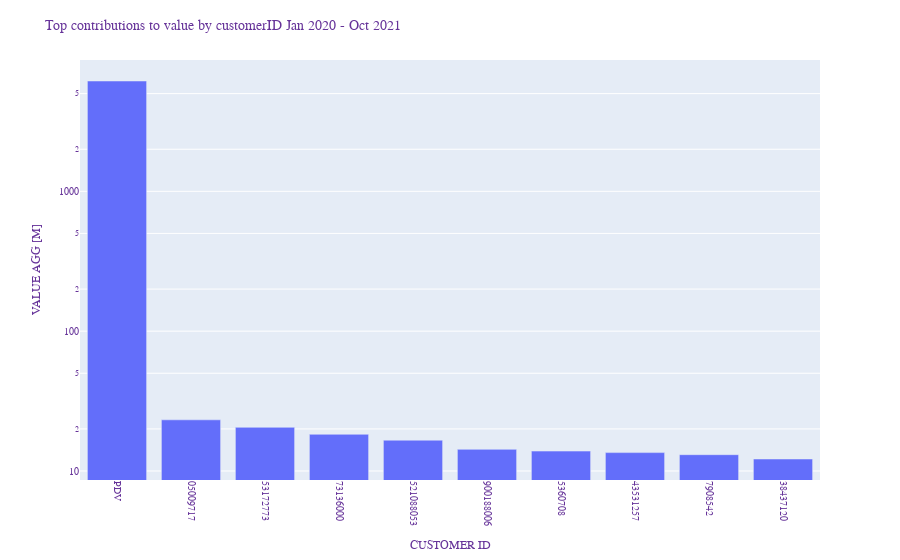

Write notebook code for a chart like this one.
### Code cell
fig = px.bar(x=topCustomer['customerID'], y=topCustomer['value'], log_y=True)


fig.update_layout(
    title        = "Top contributions to value by customerID Jan 2020 - Oct 2021",
    xaxis_title  = "CUSTOMER ID",
    yaxis_title  = "VALUE AGG [M]",
    font=dict(
        family="Courier New, monospace",
        size=10,
        color="RebeccaPurple"
    )
)

fig.update_xaxes(tickangle=90)
fig.show()

#PDV CustomerID is far beyond the best customer
#Since I assume this PDV code is for some kind of special customer
#and does not represent a real client could be useful to add
#granularity to the measure grouping by other categories if there is
#any relevant question to answer on this transactions. 

#Logaritmic scale added once more.

### Figure 1 — Plotly figure (JSON) as saved in the notebook; plotly's stock layout.template omitted (floating-point values rounded to 4 significant figures)
{"data": [{"alignmentgroup": "True", "hovertemplate": "x=%{x}<br>y=%{y}<extra></extra>", "legendgroup": "", "marker": {"color": "#636efa", "pattern": {"shape": ""}}, "name": "", "offsetgroup": "", "orientation": "v", "showlegend": false, "textposition": "auto", "type": "bar", "x": ["PDV", "05009717", "53172773", "73136000", "521088053", "900188006", "5360708", "43531257", "7908542", "38437120"], "xaxis": "x", "y": [6153.0, 23.23, 20.53, 18.3, 16.61, 14.28, 13.88, 13.54, 13.08, 12.19], "yaxis": "y"}], "layout": {"barmode": "relative", "font": {"color": "RebeccaPurple", "family": "Courier New, monospace", "size": 10}, "legend": {"tracegroupgap": 0}, "margin": {"t": 60}, "title": {"text": "Top contributions to value by customerID Jan 2020 - Oct 2021"}, "xaxis": {"anchor": "y", "domain": [0, 1], "tickangle": 90, "title": {"text": "CUSTOMER ID"}}, "yaxis": {"anchor": "x", "domain": [0, 1], "title": {"text": "VALUE AGG [M]"}, "type": "log"}}}
